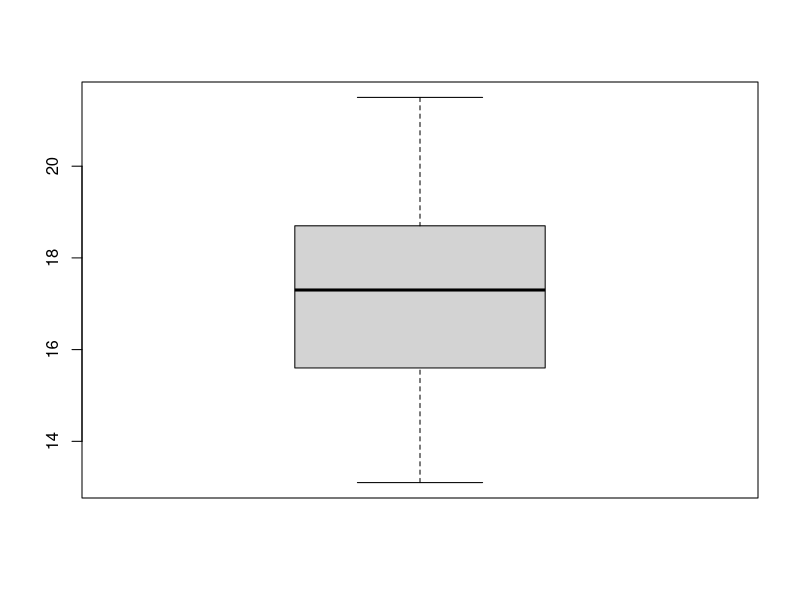
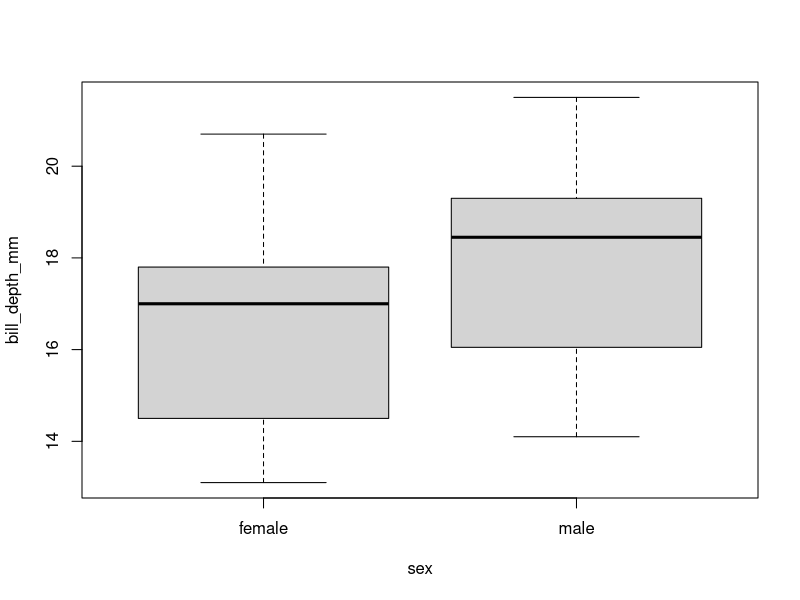
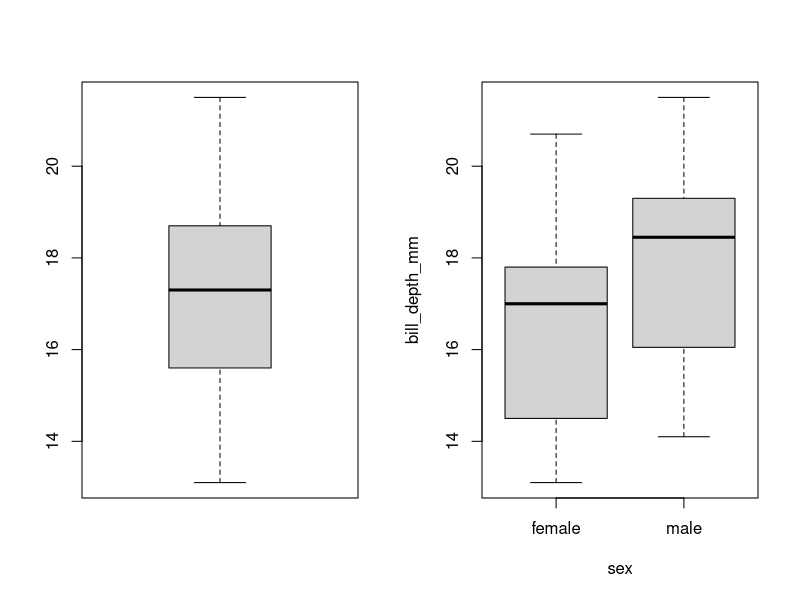
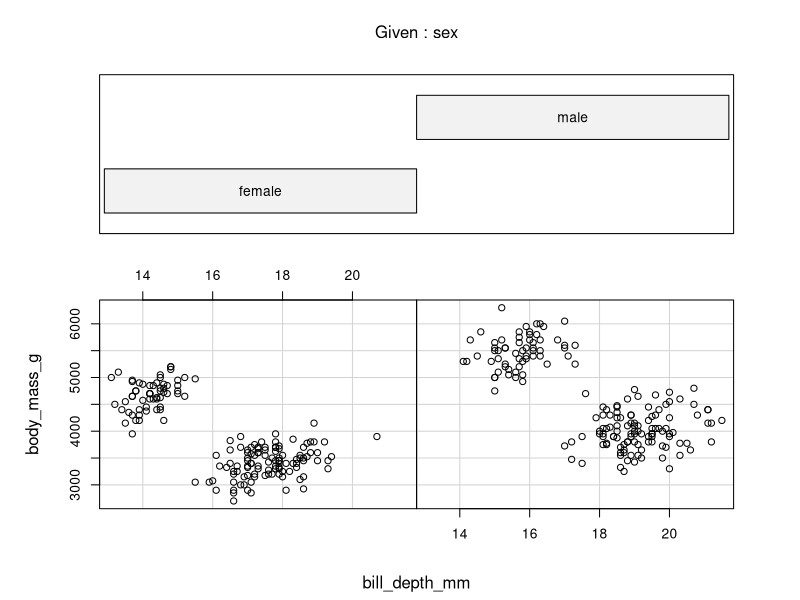
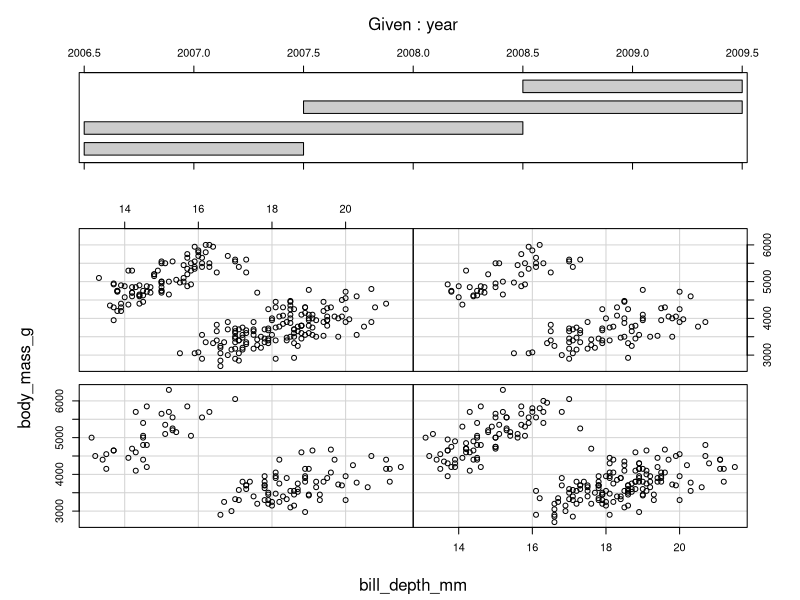
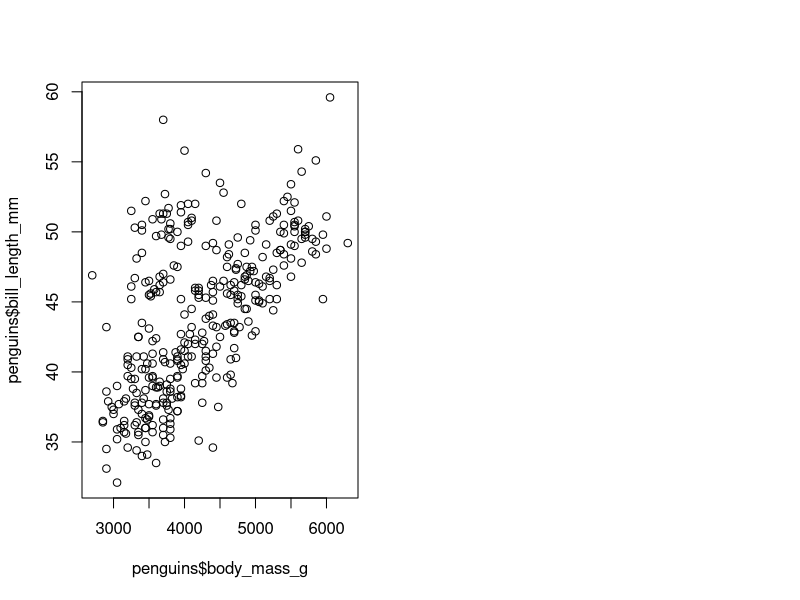
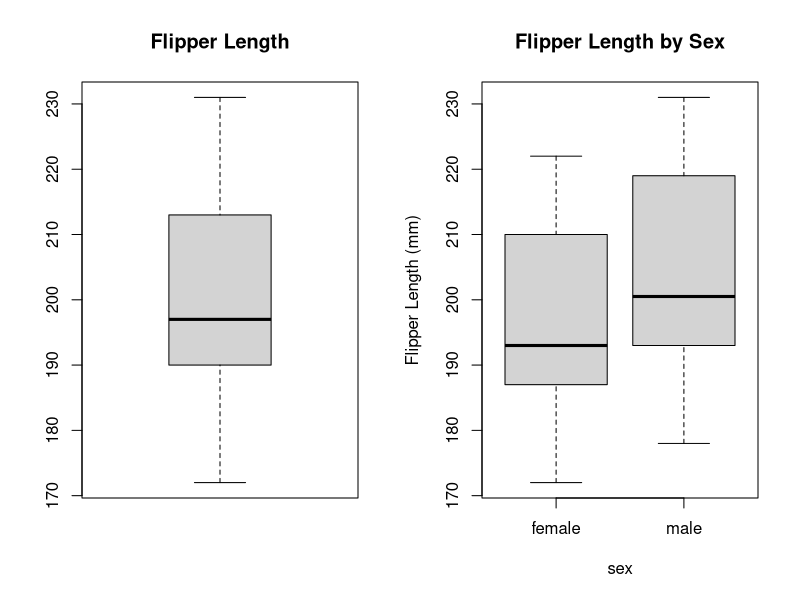
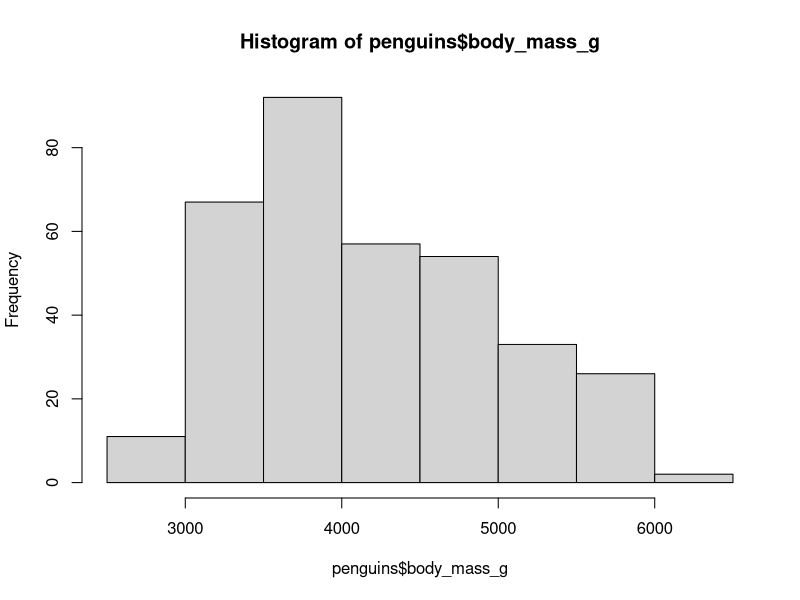

Reproduce these figures in R, in order.
#In class Data Exploration 2/1 

#Loading
install.packages("palmerpenguins")
require(palmerpenguins)
install.packages("here")
require(here)

#Class
class(penguins)

penguins = data.frame(penguins)


#Means
mean(penguins$body_mass_g)

#head
head(penguins)

#means na.rm = TRUE
mean(penguins$body_mass_g, na.rm = TRUE)

#Summary
summary(penguins)

#boxplot
boxplot(penguins$bill_depth_mm)

#comparative boxplot
boxplot(bill_depth_mm ~ sex, data = penguins)


#mulitiple graphs
par(mfrow = c(1, 2))
boxplot(penguins$bill_depth_mm)
boxplot(bill_depth_mm ~ sex, data = penguins)

#coplot
coplot(body_mass_g ~ bill_depth_mm | sex, data = penguins)

#Coplot changed to year
coplot(body_mass_g ~ bill_depth_mm | year, data = penguins)

#scatterplot
plot(penguins$bill_length_mm ~ penguins$body_mass_g)

#exporting as png
require(here)
png(filename = here("basic_histogram.png"), width = 800, height = 600)
hist(penguins$body_mass_g)
dev.off()

#boxplot of flipper length
par(mfrow =c(1,2))
boxplot(penguins$flipper_length_mm, main = "Flipper Length")
boxplot(flipper_length_mm ~ sex, data = penguins, main = "Flipper Length by Sex", ylab = "Flipper Length (mm)")

require(here)
png(filename = here("basic_boxplot.png"), width = 800, height = 600)
boxplot(flipper_length_mm ~ sex, data = penguins, main = "Flipper Length by Sex", ylab = "Flipper Length (mm)")
dev.off()